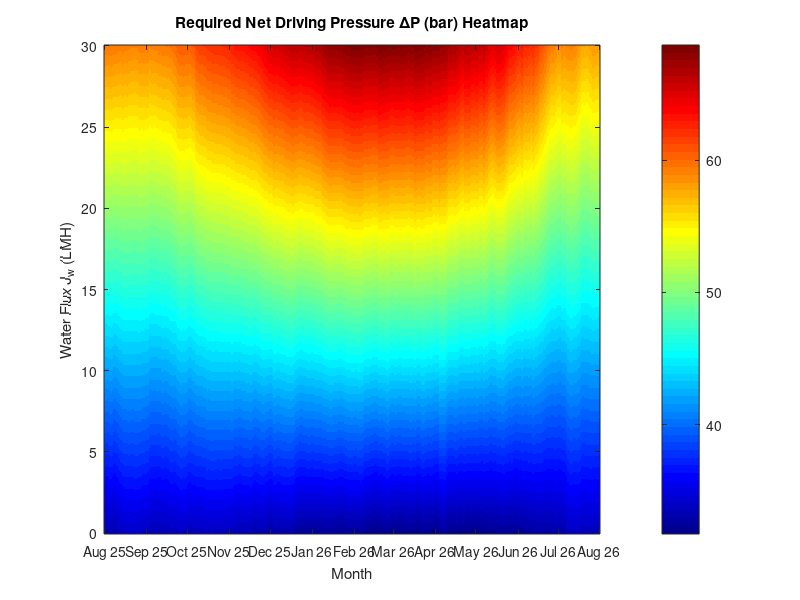
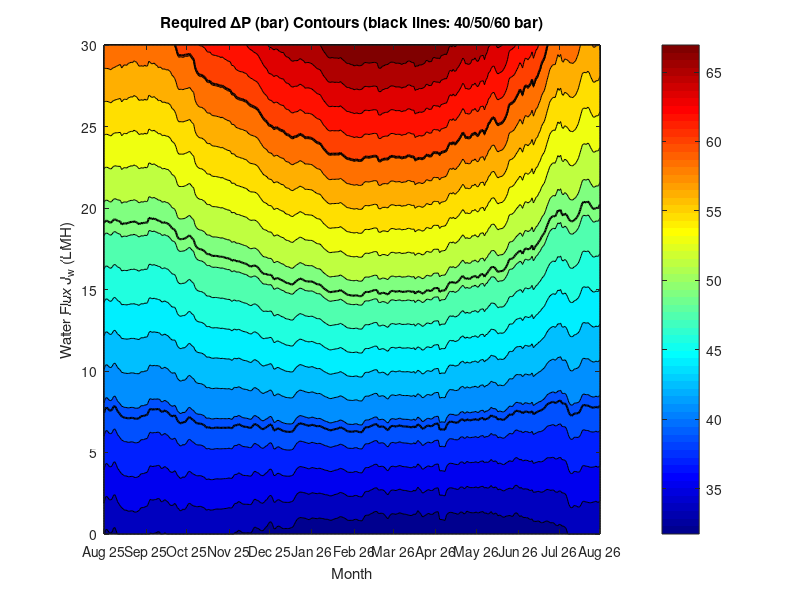
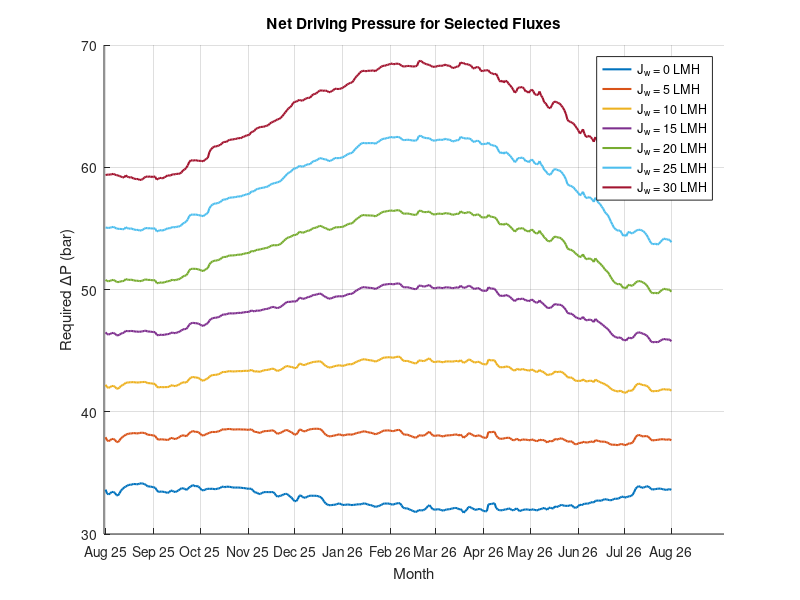
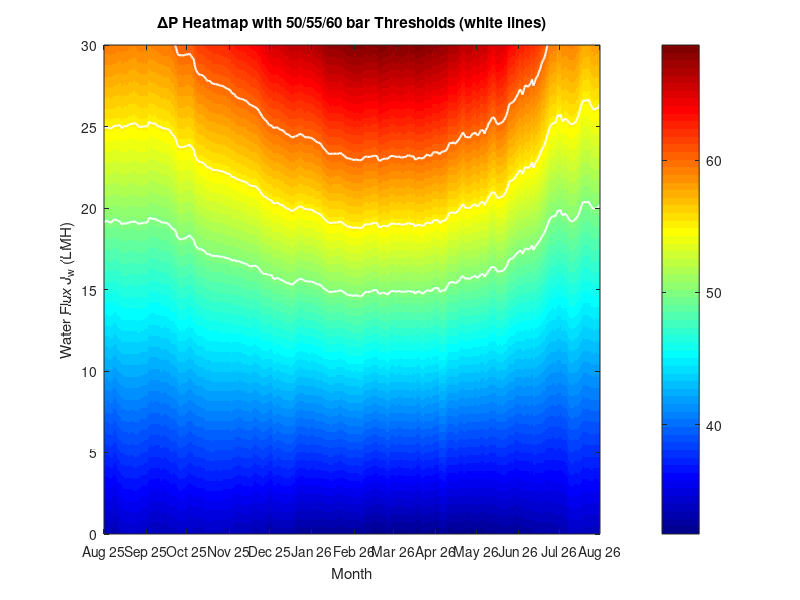

These charts were generated, in order, by the following MATLAB code:
%% Load data
load('delta_P_finder.mat', 'delta_P', 'J_w', 'STPi', 'dates');

%% Month labels (day indices for a year starting 31 July)
month_ticks = [1 32 62 93 123 154 185 214 245 275 306 336 366];
month_labels = {'Aug 25','Sep 25','Oct 25','Nov 25','Dec 25','Jan 26',...
                'Feb 26','Mar 26','Apr 26','May 26','Jun 26','Jul 26','Aug 26'};

%% =======================================================================
%% Figure 1: Heatmap (imagesc)
%% =======================================================================
figure('Name','Heatmap','Position',[100 100 900 400]);
imagesc(1:366, J_w, delta_P);
axis xy;
colorbar;
colormap(jet);

xticks(month_ticks); xticklabels(month_labels);
xlabel('Month');
ylabel('Water Flux J_w (LMH)');
title('Required Net Driving Pressure \DeltaP (bar) Heatmap');

%% =======================================================================
%% Figure 2: Contour Plot
%% =======================================================================
figure('Name','Contour','Position',[200 200 900 400]);
contourf(1:366, J_w, delta_P, 20);
hold on;
contour(1:366, J_w, delta_P, [40 50 60], 'k-', 'LineWidth', 1.5);
hold off;

colorbar;
colormap(jet);

xticks(month_ticks); xticklabels(month_labels);
xlabel('Month');
ylabel('Water Flux J_w (LMH)');
title('Required \DeltaP (bar) Contours (black lines: 40/50/60 bar)');

%% =======================================================================
%% Figure 3: Representative Line Curves
%% =======================================================================
figure('Name','Line Curves','Position',[250 250 900 400]);
hold on;

flux_picks = [0, 5, 10, 15, 20, 25, 30];
colors = lines(length(flux_picks));

for k = 1:length(flux_picks)
    idx = find(J_w == flux_picks(k));
    if ~isempty(idx)
        plot(1:366, delta_P(idx, :), 'Color', colors(k,:), ...
             'LineWidth', 1.5, 'DisplayName', sprintf('J_w = %.0f LMH', flux_picks(k)));
    end
end
hold off;

xticks(month_ticks); xticklabels(month_labels);
xlabel('Month');
ylabel('Required \DeltaP (bar)');
title('Net Driving Pressure for Selected Fluxes');
legend('Location', 'best');
grid on;

%% =======================================================================
%% Figure 4: Heatmap + Threshold Contours (combined view)
%% =======================================================================
figure('Name','Combined View','Position',[300 300 900 400]);
imagesc(1:366, J_w, delta_P);
axis xy;
hold on;
contour(1:366, J_w, delta_P, [50 55 60], 'w-', 'LineWidth', 1.5);
hold off;

colorbar;
colormap(jet);

xticks(month_ticks); xticklabels(month_labels);
xlabel('Month');
ylabel('Water Flux J_w (LMH)');
title('\DeltaP Heatmap with 50/55/60 bar Thresholds (white lines)');
